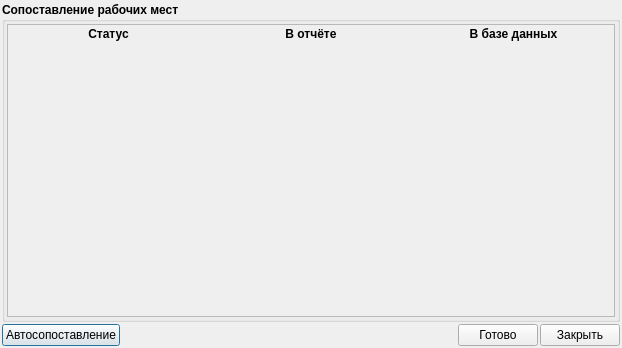
<?xml version="1.0" encoding="UTF-8"?>
<ui version="4.0">
 <class>DeviceImportComparisonWorkPlace</class>
 <widget class="QDialog" name="DeviceImportComparisonWorkPlace">
  <property name="geometry">
   <rect>
    <x>0</x>
    <y>0</y>
    <width>622</width>
    <height>348</height>
   </rect>
  </property>
  <property name="windowTitle">
   <string>Сопоставление рабочих мест</string>
  </property>
  <layout class="QVBoxLayout" name="verticalLayout_4">
   <property name="spacing">
    <number>2</number>
   </property>
   <property name="margin">
    <number>2</number>
   </property>
   <item>
    <widget class="QGroupBox" name="groupBox">
     <property name="font">
      <font>
       <weight>75</weight>
       <bold>true</bold>
      </font>
     </property>
     <property name="title">
      <string>Сопоставление рабочих мест</string>
     </property>
     <layout class="QVBoxLayout" name="verticalLayout">
      <property name="spacing">
       <number>2</number>
      </property>
      <property name="margin">
       <number>2</number>
      </property>
      <item>
       <widget class="QScrollArea" name="scrollArea">
        <property name="font">
         <font>
          <weight>50</weight>
          <bold>false</bold>
         </font>
        </property>
        <property name="frameShadow">
         <enum>QFrame::Sunken</enum>
        </property>
        <property name="widgetResizable">
         <bool>true</bool>
        </property>
        <widget class="QWidget" name="scrollAreaWidgetContents">
         <property name="geometry">
          <rect>
           <x>0</x>
           <y>0</y>
           <width>606</width>
           <height>287</height>
          </rect>
         </property>
         <layout class="QVBoxLayout" name="verticalLayout_3">
          <property name="spacing">
           <number>2</number>
          </property>
          <property name="margin">
           <number>2</number>
          </property>
          <item>
           <layout class="QVBoxLayout" name="verticalLayout_2">
            <item>
             <layout class="QGridLayout" name="gridElements">
              <property name="horizontalSpacing">
               <number>6</number>
              </property>
              <property name="verticalSpacing">
               <number>2</number>
              </property>
              <item row="0" column="0">
               <widget class="QLabel" name="label">
                <property name="font">
                 <font>
                  <weight>75</weight>
                  <bold>true</bold>
                 </font>
                </property>
                <property name="text">
                 <string>Статус</string>
                </property>
                <property name="alignment">
                 <set>Qt::AlignCenter</set>
                </property>
               </widget>
              </item>
              <item row="0" column="1">
               <widget class="QLabel" name="label_2">
                <property name="font">
                 <font>
                  <weight>75</weight>
                  <bold>true</bold>
                 </font>
                </property>
                <property name="text">
                 <string>В отчёте</string>
                </property>
                <property name="alignment">
                 <set>Qt::AlignCenter</set>
                </property>
               </widget>
              </item>
              <item row="0" column="2">
               <widget class="QLabel" name="label_3">
                <property name="font">
                 <font>
                  <weight>75</weight>
                  <bold>true</bold>
                 </font>
                </property>
                <property name="text">
                 <string>В базе данных</string>
                </property>
                <property name="alignment">
                 <set>Qt::AlignCenter</set>
                </property>
               </widget>
              </item>
             </layout>
            </item>
           </layout>
          </item>
          <item>
           <spacer name="verticalSpacer">
            <property name="orientation">
             <enum>Qt::Vertical</enum>
            </property>
            <property name="sizeHint" stdset="0">
             <size>
              <width>20</width>
              <height>40</height>
             </size>
            </property>
           </spacer>
          </item>
         </layout>
        </widget>
       </widget>
      </item>
     </layout>
    </widget>
   </item>
   <item>
    <layout class="QHBoxLayout" name="horizontalLayout">
     <property name="spacing">
      <number>2</number>
     </property>
     <item>
      <widget class="QPushButton" name="buttonAutoComparison">
       <property name="text">
        <string>Автосопоставление</string>
       </property>
       <property name="icon">
        <iconset resource="../icons.qrc">
         <normaloff>:/32x32/fill/ico/fill_32x32.png</normaloff>:/32x32/fill/ico/fill_32x32.png</iconset>
       </property>
      </widget>
     </item>
     <item>
      <spacer name="horizontalSpacer">
       <property name="orientation">
        <enum>Qt::Horizontal</enum>
       </property>
       <property name="sizeHint" stdset="0">
        <size>
         <width>40</width>
         <height>20</height>
        </size>
       </property>
      </spacer>
     </item>
     <item>
      <widget class="QPushButton" name="buttonApplay">
       <property name="text">
        <string>Готово</string>
       </property>
       <property name="icon">
        <iconset resource="../icons.qrc">
         <normaloff>:/16x16/apply/ico/apply_16x16.png</normaloff>:/16x16/apply/ico/apply_16x16.png</iconset>
       </property>
      </widget>
     </item>
     <item>
      <widget class="QPushButton" name="buttonClose">
       <property name="text">
        <string>Закрыть</string>
       </property>
       <property name="icon">
        <iconset resource="../icons.qrc">
         <normaloff>:/16x16/cancelDel/ico/button_cancel_16x16 (1).png</normaloff>:/16x16/cancelDel/ico/button_cancel_16x16 (1).png</iconset>
       </property>
      </widget>
     </item>
    </layout>
   </item>
  </layout>
 </widget>
 <resources>
  <include location="../icons.qrc"/>
 </resources>
 <connections>
  <connection>
   <sender>buttonClose</sender>
   <signal>clicked()</signal>
   <receiver>DeviceImportComparisonWorkPlace</receiver>
   <slot>reject()</slot>
   <hints>
    <hint type="sourcelabel">
     <x>567</x>
     <y>333</y>
    </hint>
    <hint type="destinationlabel">
     <x>413</x>
     <y>318</y>
    </hint>
   </hints>
  </connection>
 </connections>
</ui>
